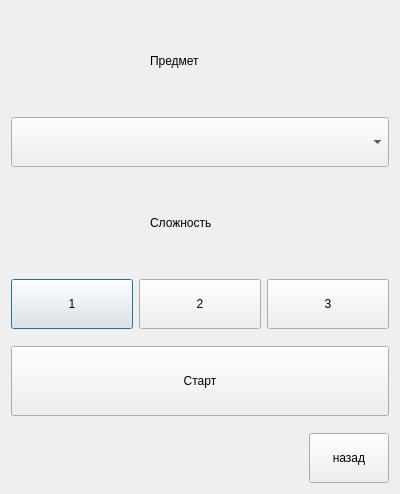
<?xml version="1.0" encoding="UTF-8"?>
<ui version="4.0">
 <class>Choice</class>
 <widget class="QDialog" name="Choice">
  <property name="geometry">
   <rect>
    <x>0</x>
    <y>0</y>
    <width>400</width>
    <height>494</height>
   </rect>
  </property>
  <property name="windowTitle">
   <string>Dialog</string>
  </property>
  <layout class="QVBoxLayout" name="verticalLayout_2">
   <item>
    <layout class="QHBoxLayout" name="horizontalLayout_2">
     <item>
      <spacer name="horizontalSpacer">
       <property name="orientation">
        <enum>Qt::Horizontal</enum>
       </property>
       <property name="sizeHint" stdset="0">
        <size>
         <width>40</width>
         <height>20</height>
        </size>
       </property>
      </spacer>
     </item>
     <item>
      <widget class="QLabel" name="label_2">
       <property name="minimumSize">
        <size>
         <width>100</width>
         <height>100</height>
        </size>
       </property>
       <property name="text">
        <string>Предмет</string>
       </property>
      </widget>
     </item>
     <item>
      <spacer name="horizontalSpacer_2">
       <property name="orientation">
        <enum>Qt::Horizontal</enum>
       </property>
       <property name="sizeHint" stdset="0">
        <size>
         <width>40</width>
         <height>20</height>
        </size>
       </property>
      </spacer>
     </item>
    </layout>
   </item>
   <item>
    <widget class="QComboBox" name="comboBox">
     <property name="minimumSize">
      <size>
       <width>100</width>
       <height>50</height>
      </size>
     </property>
    </widget>
   </item>
   <item>
    <layout class="QHBoxLayout" name="horizontalLayout_3">
     <item>
      <spacer name="horizontalSpacer_3">
       <property name="orientation">
        <enum>Qt::Horizontal</enum>
       </property>
       <property name="sizeHint" stdset="0">
        <size>
         <width>40</width>
         <height>20</height>
        </size>
       </property>
      </spacer>
     </item>
     <item>
      <widget class="QLabel" name="label">
       <property name="minimumSize">
        <size>
         <width>100</width>
         <height>100</height>
        </size>
       </property>
       <property name="text">
        <string>Сложность</string>
       </property>
      </widget>
     </item>
     <item>
      <spacer name="horizontalSpacer_4">
       <property name="orientation">
        <enum>Qt::Horizontal</enum>
       </property>
       <property name="sizeHint" stdset="0">
        <size>
         <width>40</width>
         <height>20</height>
        </size>
       </property>
      </spacer>
     </item>
    </layout>
   </item>
   <item>
    <layout class="QVBoxLayout" name="verticalLayout">
     <item>
      <layout class="QHBoxLayout" name="horizontalLayout">
       <item>
        <widget class="QPushButton" name="pushButton_3">
         <property name="minimumSize">
          <size>
           <width>50</width>
           <height>50</height>
          </size>
         </property>
         <property name="text">
          <string>1</string>
         </property>
        </widget>
       </item>
       <item>
        <widget class="QPushButton" name="pushButton_2">
         <property name="minimumSize">
          <size>
           <width>50</width>
           <height>50</height>
          </size>
         </property>
         <property name="text">
          <string>2</string>
         </property>
        </widget>
       </item>
       <item>
        <widget class="QPushButton" name="pushButton_4">
         <property name="minimumSize">
          <size>
           <width>50</width>
           <height>50</height>
          </size>
         </property>
         <property name="text">
          <string>3</string>
         </property>
        </widget>
       </item>
      </layout>
     </item>
     <item>
      <spacer name="verticalSpacer_2">
       <property name="orientation">
        <enum>Qt::Vertical</enum>
       </property>
       <property name="sizeHint" stdset="0">
        <size>
         <width>20</width>
         <height>40</height>
        </size>
       </property>
      </spacer>
     </item>
     <item>
      <widget class="QPushButton" name="pushButton_5">
       <property name="minimumSize">
        <size>
         <width>100</width>
         <height>70</height>
        </size>
       </property>
       <property name="text">
        <string>Старт</string>
       </property>
      </widget>
     </item>
     <item>
      <spacer name="verticalSpacer">
       <property name="orientation">
        <enum>Qt::Vertical</enum>
       </property>
       <property name="sizeHint" stdset="0">
        <size>
         <width>20</width>
         <height>40</height>
        </size>
       </property>
      </spacer>
     </item>
    </layout>
   </item>
   <item>
    <layout class="QHBoxLayout" name="horizontalLayout_5">
     <item>
      <spacer name="horizontalSpacer_5">
       <property name="orientation">
        <enum>Qt::Horizontal</enum>
       </property>
       <property name="sizeHint" stdset="0">
        <size>
         <width>40</width>
         <height>20</height>
        </size>
       </property>
      </spacer>
     </item>
     <item>
      <layout class="QHBoxLayout" name="horizontalLayout_6">
       <item>
        <layout class="QVBoxLayout" name="verticalLayout_4">
         <item>
          <widget class="QPushButton" name="pushButton">
           <property name="minimumSize">
            <size>
             <width>50</width>
             <height>50</height>
            </size>
           </property>
           <property name="text">
            <string>назад</string>
           </property>
          </widget>
         </item>
        </layout>
       </item>
      </layout>
     </item>
    </layout>
   </item>
  </layout>
 </widget>
 <resources/>
 <connections/>
</ui>
